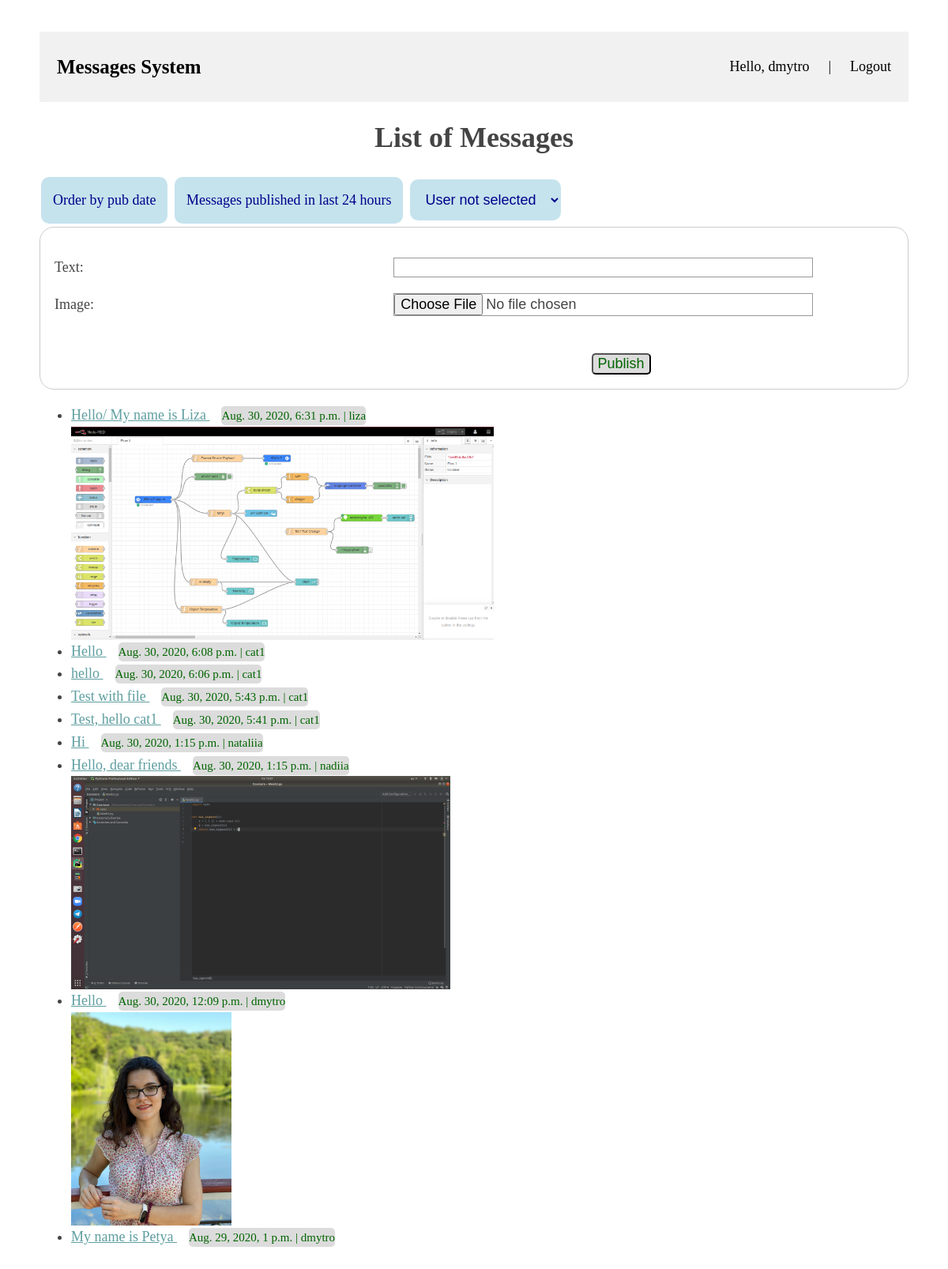
Screenshot of / (signed in) with the database file from the repository.
### messages/models.py (models this page shows)
class Message(models.Model):
    user = models.ForeignKey(User, on_delete=models.CASCADE)
    text = models.CharField(max_length=255)
    pub_date = models.DateTimeField('date published', default=datetime.now)
    image = models.ImageField(upload_to='images', null=True, blank=True)

### messages/views.py (the view, shortened to what this page needs)
# urls.py: path(r'', index),
def index(request):
    user = request.user
    if not user.is_authenticated:
        return redirect(reverse('login'))
    order_by = request.GET.get('order', '-pub_date')
    filters = {}
    last_24_hours = request.GET.get('last_24_hours', False) == 'true'
    if last_24_hours:
        filters['date_from'] = datetime.now() - timedelta(days=1)
    user_id = request.GET.get('user_id')
    if user_id:
        filters['user_id'] = user_id
    message_service = MessageService()
    messages = message_service.get_messages(
        order_by=order_by,
        **filters
    )
    return render(
        request,
        "index.html",
        {
            "form": MessageForm,
            "latest_messages": messages,
            "order_by": order_by,
            "last_24_hours": last_24_hours,
            "users": User.objects.all(),
            "selected_user": user_id,
        }
    )

### messages/service.py (called while the page is built)
    def get_messages(self, order_by='-pub_date', **filters):
        query = self.model.objects
        date_from = filters.get('date_from')
        if date_from:
            query = query.filter(pub_date__gt=date_from)
        user_id = filters.get('user_id')
        if user_id:
            query = query.filter(user_id=user_id)
        query = query.order_by(order_by)
        return query.all()

### messages/templates/index.html (shortened to what this page needs)
{% extends "base.html" %}
{% block content %}
    <h1>List of Messages</h1>
    {% if order_by == "-pub_date" %}
        <a
                class="button"
                href="/messages/?order=pub_date&last_24_hours=
{% if last_24_hours%}true{% else %}false{% endif %}
{% if selected_user %}&user_id={{selected_user}}{% endif %}"
        >
            Order by pub date
        </a>
    {% endif %}
    {% if last_24_hours %}
        <a class="filter" href="/messages/">Clear filter</a>
    {% else %}
        <a
                class="filter"
                href="/messages/?last_24_hours=true&?order_by={{order_by}}
{% if selected_user %}&user_id={{selected_user}}{% endif %}"
        >
            Messages
            published in
            last 24
            hours
        </a>
    {% endif %}
    <select class="filter" name="user-filter" id="user-filter"
            onchange="document.location=document.location.origin+document.location.pathname+'?user_id='+this
            .options[this.selectedIndex].value">
        <option value="" {% if selected_user is None %}selected{% endif %}>User not selected</option>
    </select>
    <form method="post" enctype="multipart/form-data">
        {{ form.as_p }}
        <br><button class="publish" type="submit">Publish</button>
    </form>
    {% if latest_messages %}
        <ul>
            {% for messages in latest_messages %}
                <li>
                    <a href="/messages/{{ messages.id }}/">
                        {{ messages.text }} <small>{{ messages.pub_date }} | {{ messages.user.username }}</small>
                    </a>
                </li>
                {% if messages.image %}
                    <img src="/media/{{messages.image}}" alt="Image">
                {% endif %}
            {% endfor %}
        </ul>
    {% else %}
        <p>You have no available messages</p>
    {% endif %}
{% endblock %}

### messages/templates/base.html (shortened to what this page needs)
{% load static %}
{% load tz %}
<html lang="ua">
<head>
    <link rel="stylesheet" type="text/css" href="{% static 'main.css' %}"/>
</head>
{% timezone "Europe/Kiev" %}
<body>
    <div class="header">
      <a href="{% url 'messages:index'  %}" class="logo">Messages System</a>
      <div class="header-right">
        {% if user.is_authenticated %}
            <span>Hello, {{ user.username }}</span>
            <span>|</span>
            <a href="{% url 'logout' %}">Logout</a>
        {% else %}
            <a href="{% url 'login' %}">Login</a>
            <a href="{% url 'messages:signup' %}">Sign up</a>
        {% endif %}
      </div>
    </div>
    {% block content %}
    {% endblock %}
{% endtimezone %}
</body>
</html>

### messages/static/main.css (style rules this page uses)
.header { overflow: hidden; background-color: #f1f1f1; padding: 20px 10px; }
.header a, span { float: left; color: black; text-align: center; padding: 12px; text-decoration: none; font-size: 18px; line-height: 25px; border-radius: 4px; }
.header a.logo { font-size: 25px; font-weight: bold; }
.header-right { float: right; }
body { margin:40px auto; line-height:1.6; font-size:18px; color:#444; padding:0 50px; }
h1,h2,h3 { line-height:1.2; text-align: center; }
a.button, a.filter, select.filter { color: darkblue; background-color: rgba(173, 216, 230, 0.7); border: 15px burlywood; padding: 15px 15px; border-radius: 10px; text-align: center; text-decoration: none; display: inline-block; font-size: 18px; margin: 4px 2px; }
button.publish { font-size: 1em; color: darkgreen; background-color: gainsboro; border-radius: 5px; margin-left: 37.75em; cursor: pointer; }
small { color: darkgreen; background-color: gainsboro; border-radius: 5px; text-decoration: none; display: inline-block; margin-left: 1em; }
a { color: cadetblue; }
form { margin: 0 auto; padding: 1em; border: 1px solid #CCC; border-radius: 1em; }
label { display: inline-block; text-align: left; width: 40%; }
input { font: 1em sans-serif; -moz-box-sizing: border-box; box-sizing: border-box; border: 1px solid #999; width: 50%; }
p, div.button { text-align: left; }
img { position: relative; height: 15em; }

### rows the page displays
Message: text "Hello/ My name is Liza", pub_date "Aug. 30, 2020, 6:31 p.m.", user.username "liza", image (picture)
Message: text "Hello", pub_date "Aug. 30, 2020, 6:08 p.m.", user.username "cat1"
Message: text "hello", pub_date "Aug. 30, 2020, 6:06 p.m.", user.username "cat1"
Message: text "Test with file", pub_date "Aug. 30, 2020, 5:43 p.m.", user.username "cat1"
Message: text "Test, hello cat1", pub_date "Aug. 30, 2020, 5:41 p.m.", user.username "cat1"
Message: text "Hi", pub_date "Aug. 30, 2020, 1:15 p.m.", user.username "nataliia"
Message: text "Hello, dear friends", pub_date "Aug. 30, 2020, 1:15 p.m.", user.username "nadiia", image (picture)
Message: text "Hello", pub_date "Aug. 30, 2020, 12:09 p.m.", user.username "dmytro", image (picture)
Message: text "My name is Petya", pub_date "Aug. 29, 2020, 1 p.m.", user.username "dmytro"

### other values shown
{{ user.username }} "dmytro"
